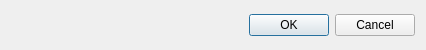
<?xml version="1.0" encoding="UTF-8"?>
<ui version="4.0">
 <class>PluginPropertyDialog</class>
 <widget class="QDialog" name="PluginPropertyDialog">
  <property name="geometry">
   <rect>
    <x>0</x>
    <y>0</y>
    <width>426</width>
    <height>50</height>
   </rect>
  </property>
  <property name="windowTitle">
   <string>Dialog</string>
  </property>
  <layout class="QGridLayout" name="gridLayout">
   <item row="1" column="0">
    <widget class="QDialogButtonBox" name="buttonBox">
     <property name="orientation">
      <enum>Qt::Horizontal</enum>
     </property>
     <property name="standardButtons">
      <set>QDialogButtonBox::Cancel|QDialogButtonBox::Ok</set>
     </property>
    </widget>
   </item>
   <item row="0" column="0">
    <layout class="QGridLayout" name="gridLayout_2"/>
   </item>
  </layout>
 </widget>
 <resources/>
 <connections>
  <connection>
   <sender>buttonBox</sender>
   <signal>accepted()</signal>
   <receiver>PluginPropertyDialog</receiver>
   <slot>accept()</slot>
   <hints>
    <hint type="sourcelabel">
     <x>248</x>
     <y>254</y>
    </hint>
    <hint type="destinationlabel">
     <x>157</x>
     <y>274</y>
    </hint>
   </hints>
  </connection>
  <connection>
   <sender>buttonBox</sender>
   <signal>rejected()</signal>
   <receiver>PluginPropertyDialog</receiver>
   <slot>reject()</slot>
   <hints>
    <hint type="sourcelabel">
     <x>316</x>
     <y>260</y>
    </hint>
    <hint type="destinationlabel">
     <x>286</x>
     <y>274</y>
    </hint>
   </hints>
  </connection>
 </connections>
</ui>
